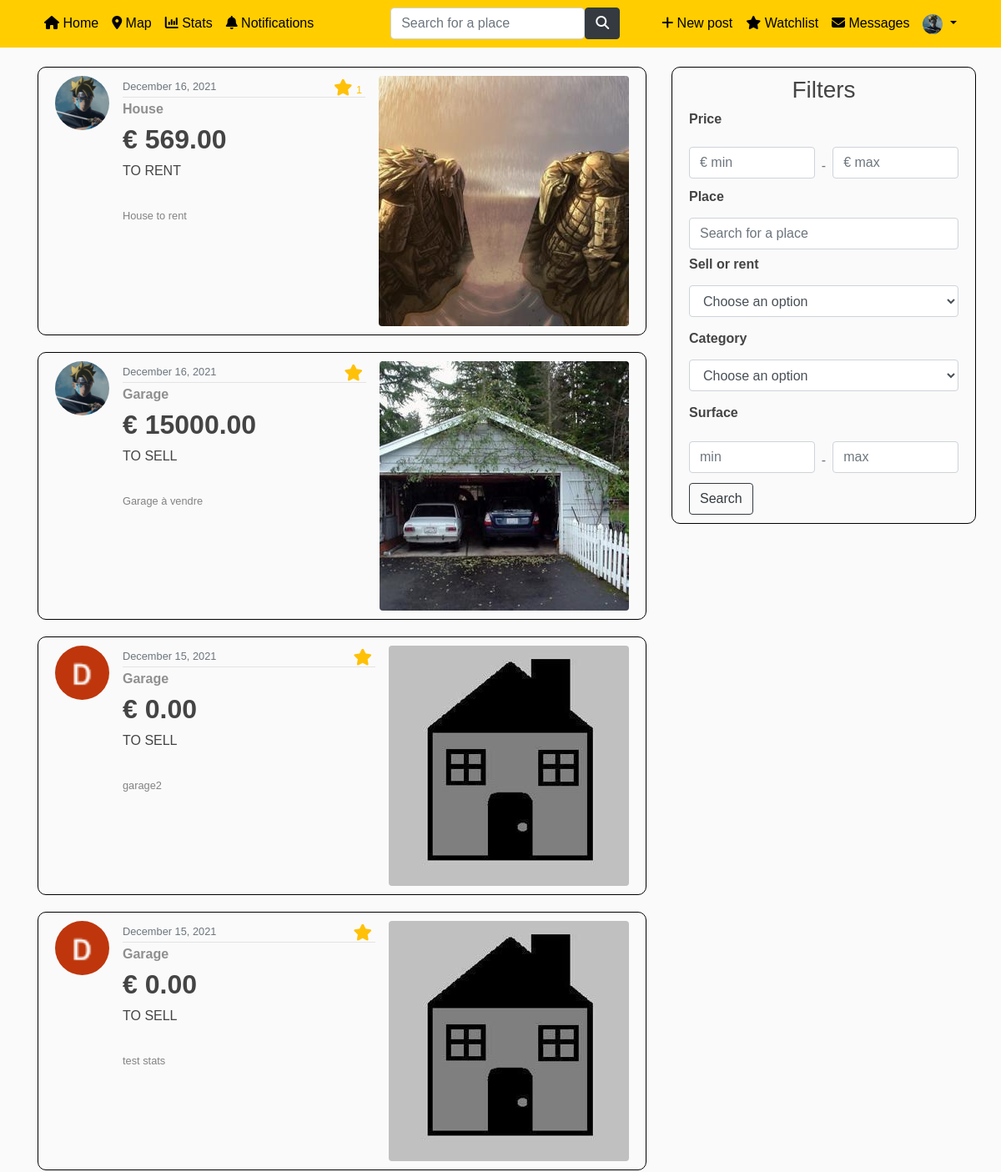
Page / (signed in, upper part) on the earlier database version.
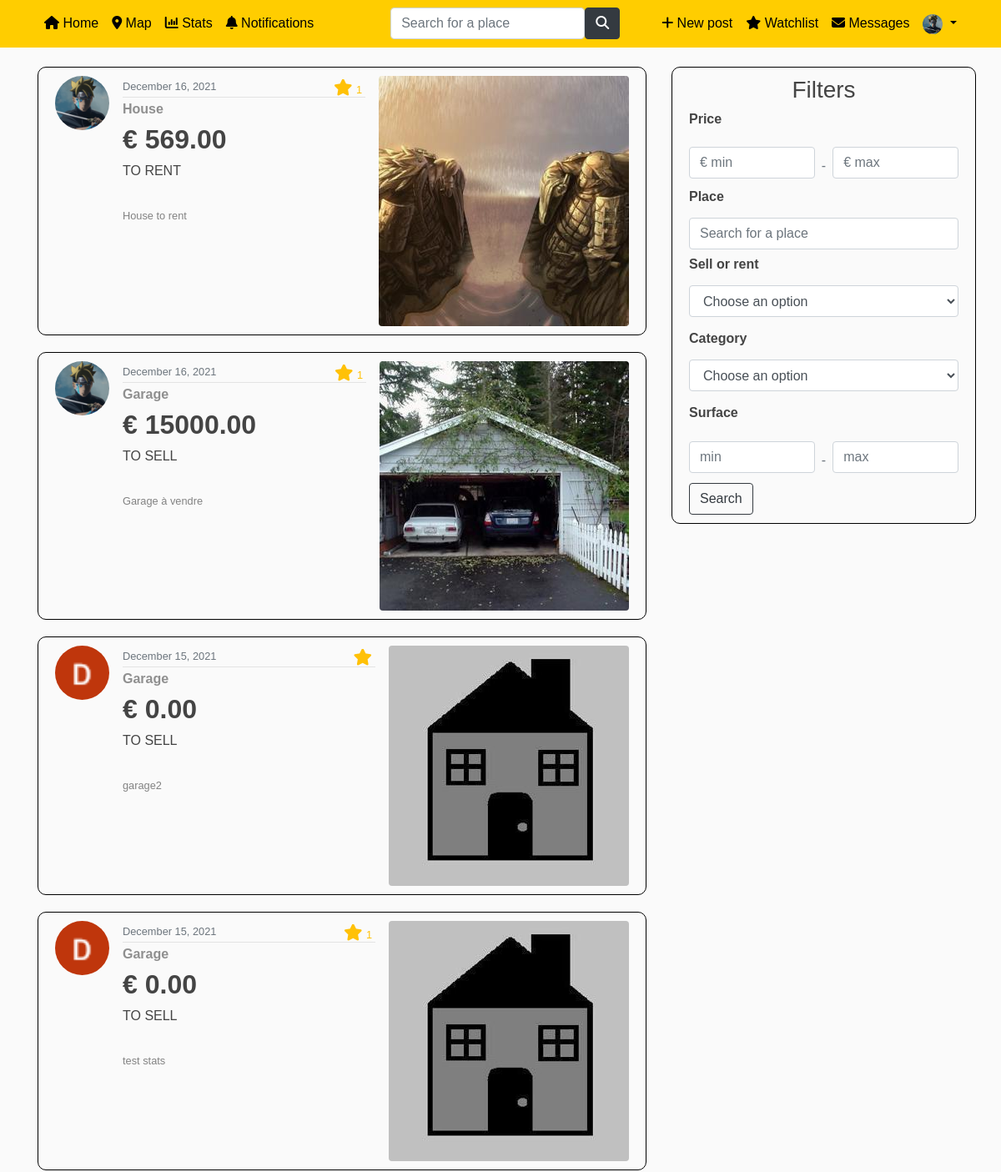
Same page on the later database version.
### blog/models.py (models this page shows, shortened)
class Post(models.Model): #creation d'un Post
    title = models.CharField(max_length=100)
    price = models.DecimalField(default=0, max_digits= 15, decimal_places=2)
    sell_rent = models.CharField(default= 'S', max_length=10, choices=SELLORRENT_CHOICES)
    localisation = models.CharField(default='Bruxelles',max_length=100)
    address = models.TextField(default='Boulevard du Triomphe 1 , 1050 Bruxelles')
    lat = models.FloatField(blank=True, null=True)  # blank pour autoriser des valeurs vides
    long = models.FloatField(blank=True, null=True)
    category = models.CharField(default= 'H', max_length=10, choices=CATEGORIES)
    surface = models.DecimalField(default=0, max_digits= 8, decimal_places=2)
    content = models.TextField()
    image = models.ImageField(default='defaultAnnounce.jpg', upload_to='announce_pics')
    image2 = models.ImageField(default='defaultAnnounce.jpg', upload_to='announce_pics')
    image3 = models.ImageField(default='defaultAnnounce.jpg', upload_to='announce_pics')
    date_posted = models.DateTimeField(default=timezone.now)
    author = models.ForeignKey(User, on_delete=models.CASCADE) #reférence à une autre classe (clé étrangère)
    number_views = models.IntegerField(default=0)
    room_number = models.IntegerField(default=0, blank=True, null=True)

class Watchlist(models.Model):
    post = models.ForeignKey(Post, on_delete=models.CASCADE)
    user = models.ForeignKey(User, on_delete=models.CASCADE, related_name='watchlist_list')

### users/models.py (models this page shows, shortened)
class Profile(models.Model):
    user = models.OneToOneField(User, on_delete=models.CASCADE) #CASCADE : si je supprime l'utilisateur, le profil sera supprimé aussi. Mais si je supprime le profil, l'utilisateur ne sera pas supprimé
    image = models.ImageField(default='default.jpg', upload_to='profile_pics') #default = image par défaut si l'user ne choisit aucune pdp
    price_preference = models.DecimalField(default=0, max_digits=15, decimal_places=2) #prix maximum préféré
    localisation_preference = models.CharField(default='Bruxelles', max_length=100) #localisation préférée
    sell_rent_preference = models.CharField(default='S', max_length=10, choices=SELLORRENT_CHOICES) #a vendre ou a louer

### blog/views.py (the view)
# urls.py: path('', PostListView.as_view(), name='blog-home'), # localhost:8000/blog/
class PostListView(ListView): #affichage de tous les posts (home.html)
    model = Post
    template_name = 'blog/home.html' # <app>/<model>_<viewtype>.html
    context_object_name = 'posts'
    ordering = ['-date_posted'] #permet d'afficher les posts du plus récent au plus ancien (grâce au '-' devant date_posted)
    paginate_by = 5 #nombre de posts qui vont être affichés sur une page
    def get_context_data(self, *args, **kwargs):
        context = super(PostListView, self).get_context_data(*args, **kwargs)
        if(self.request.user.is_authenticated):
            curr_user = User.objects.filter(username=self.request.user).get()  # utilisateur actuel
            context['watchlist_list'] = curr_user.watchlist_list.all()
        else:
            context['watchlist_list'] = ''
        return context

### blog/templates/blog/home.html (shortened to what this page needs)
{% extends "blog/base.html" %}
{% block content %}
{% for post in posts %}
<a class="content-article" href="{% url 'post-detail' post.id %}">
    <article class="media content-section">
        <img class="rounded-circle article-img" src="{{ post.author.profile.image.url }}">
        <div class="media-body">
            {% if user.is_authenticated %}
                    <form action="{% url 'add-post-in-watchlist' %}" method="POST">
                    <button class="btn btn-outline-warning m-1" id="btnFav1" type="submit" >
                        <i class="fa fa-star" style="font-size:20px;"></i>
                        {% for favorite in watchlist_list %}
                            {% if post.id == favorite.post.id %}
                                <small>1</small>
                            {% endif %}
                        {% endfor %}
                    </button>
                </form>
            {% endif %}
            <div class="article-metadata">
                <small class="text-muted">{{ post.date_posted|date:"F d, Y" }}</small>
            </div>
            <div class="post-content">
                <h6 class="post-content-category"><b>{{ post.get_category_display }}</b></h6>
                <h2 class="display-5"><b>€ {{ post.price }}</b></h2>
                <h6 class="text-uppercase">{{ post.get_sell_rent_display }}</h6>
                <br>
                <p class="post-content-title"><small>{{ post.title }}</small></p>
            </div>
        </div>
        <img class="rounded float-left ml-3" src="{{ post.image.url }}">
    </article>
</a>
{% endfor %}
</div>
        <section class="col-md-4">
            <div class="content-section filter-section">
                <h3 style="text-align: center;">Filters</h3>
                <form action="{% url 'blog-filter' %}" method=GET>
                    <h6 class="font-weight-bold mb-3">Price</h6>
                    <div class="d-flex align-items-center mt-4 pb-1">
                        <div class="md-form md-outline my-0">
                            <input class="form-control mb-2" name="priceMin" placeholder="€ min">
                        </div>
                        <p class="px-2 mb-0 text-muted"> - </p>
                        <div class="md-form md-outline my-0">
                            <input class="form-control mb-2" name="priceMax" placeholder="€ max">
                        </div>
                    </div>
                    <h6 class="font-weight-bold mb-3">Place</h6>
                    <input aria-label="Search" class="form-control me-2" name="localisation" placeholder="Search for a place"
                           type="search">
                    <h6 class="font-weight-bold mt-2 mb-3">Sell or rent</h6>
                    <div class="form-group">
                        <select class="form-control" name="sellOrRent" >
                            <option>Choose an option</option>
                        </select>
                    </div>
                    <h6 class="font-weight-bold mb-3">Category</h6>
                    <div class="form-group">
                        <select class="form-control" name="category" >
                            <option>Choose an option</option>
                        </select>
                    </div>
                    <h6 class="font-weight-bold mb-3">Surface</h6>
                    <div class="d-flex align-items-center mt-4 pb-1">
                        <div class="md-form md-outline my-0">
                            <input class="form-control mb-2"  name="surfaceMin" placeholder="min" type="text">
                        </div>
                        <p class="px-2 mb-0 text-muted"> - </p>
                        <div class="md-form md-outline my-0">
                            <input class="form-control mb-2" name="surfaceMax" placeholder="max" type="text">
                        </div>
                    </div>
                    <button class="btn btn-outline-dark" type="submit">Search</button>
                </form>
            </div>
        </section>
{% endblock content %}

Differences in the rows shown:
added Watchlist: shows "1", shown under Post "Garage à vendre"
added Watchlist: shows "1", shown under Post "test stats"
